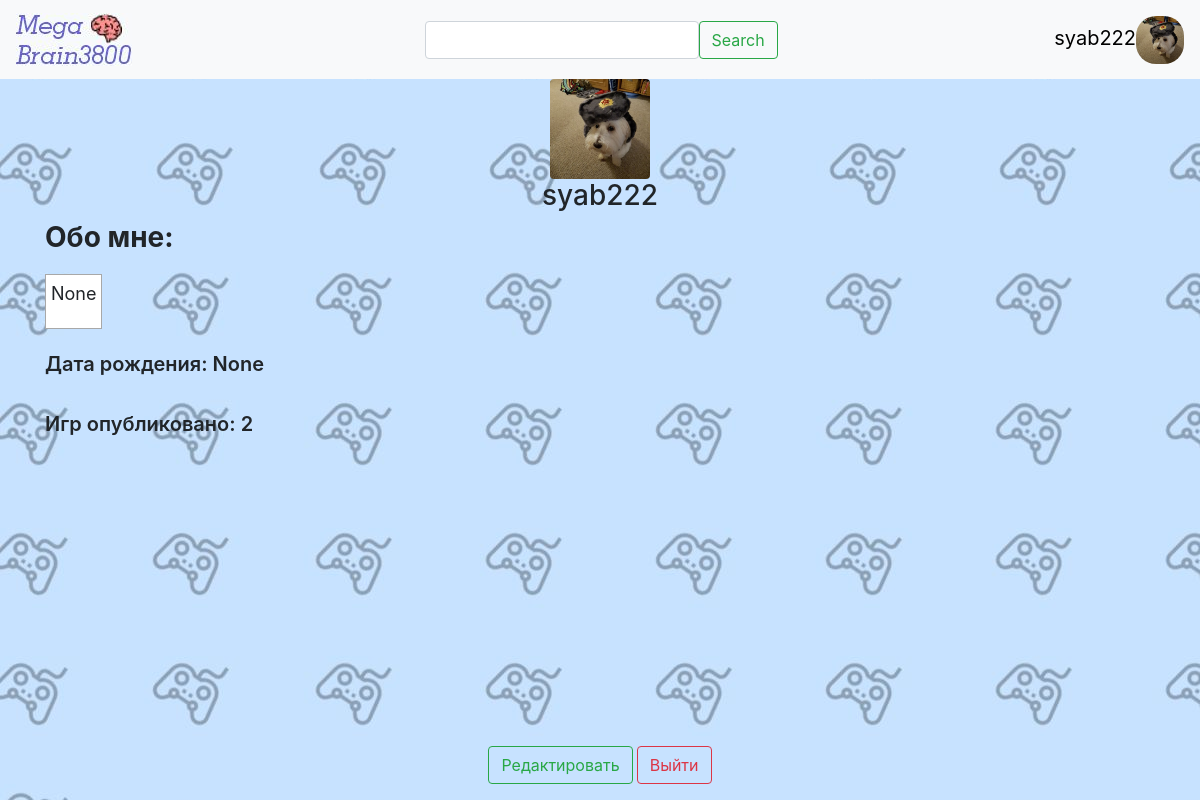
Screenshot of /profile (signed in) with the database file from the repository.
### data/users.py (models this page shows, shortened)
class User(SqlAlchemyBase, UserMixin):
    __tablename__ = 'users'
    id = sqlalchemy.Column(sqlalchemy.Integer,
                           primary_key=True, autoincrement=True)
    icon = sqlalchemy.Column(sqlalchemy.String, nullable=True)
    nickname = sqlalchemy.Column(sqlalchemy.String, nullable=True)
    email = sqlalchemy.Column(sqlalchemy.String,
                              index=True, unique=True, nullable=True)
    hashed_password = sqlalchemy.Column(sqlalchemy.String, nullable=True)
    created_date = sqlalchemy.Column(sqlalchemy.DateTime, default=datetime.datetime.now)
    about = sqlalchemy.Column(sqlalchemy.String, nullable=True)
    birthday = sqlalchemy.Column(sqlalchemy.String, nullable=True)
    games = orm.relation('Game', back_populates='user')

### main.py (the view)
@app.route('/profile')
def profile():
    search = SearchForm()
    db_sess = db_session.create_session()
    user = db_sess.query(User).filter(User.id == current_user.id).first()
    games_qty = db_sess.query(Game).filter(Game.user_id == current_user.id).all()
    return render_template('profile.html', title='Профиль', search=search, user=user, games_qty=len(games_qty))

### forms/search.py
class SearchForm(FlaskForm):
    text = StringField('')
    submit = SubmitField('Search')

### data/db_session.py (called while the page is built)
def create_session() -> Session:
    global __factory
    return __factory()

### main.py (called while the page is built)
@login_manager.user_loader
def load_user(user_id):
    db_sess = db_session.create_session()
    return db_sess.query(User).get(user_id)

### templates/profile.html
{% extends "base.html" %}
{% block content %}
    {% if user.icon %}
        <img src='{{ user.icon }}' class="rounded mx-auto d-block" width="100" height="100" id="photo" name="file">
    {% else %}
        <img src='{{ url_for("static", filename="img/user-icon.png") }}' class="rounded mx-auto d-block" width="100" height="100" id="photo" name="file">
    {% endif %}
    <div class="information">
        <h3 class='text-center'>{{ current_user.nickname }}</h3>
        <h3 style="font-weight: 700;">Обо мне:</h3>
        <div class="about">
            <p style="font-weight: normal;">{{ current_user.about }}</p>
        </div>
        <div class="birthday">
            <p>Дата рождения: {{ current_user.birthday }}</p>
        </div>
        <p class="games-qty">Игр опубликовано: {{ games_qty }}</p>
        <p class="fixed-bottom text-center">
            <a type="button" class="btn btn-outline-success" href="/edit_profile">Редактировать</a>
            <a type="button" class="btn btn-outline-danger" href="/logout">Выйти</a>
        </p>
    </div>
{% endblock %}

### templates/base.html (shortened to what this page needs)
<!doctype html>
<html lang="en">
<head>
    <link rel="stylesheet"
          href="https://stackpath.bootstrapcdn.com/bootstrap/4.4.1/css/bootstrap.min.css"
>
    <link href="{{ url_for('static', filename='css/style.css') }}" rel="stylesheet" type="text/css">
</head>
<body bgcolor='#c7e2ff'>
<header>
    <nav class="navbar navbar-light bg-light">
        <a class="navbar-brand" href="/"><img src="../static/img/logo.jpg" alt=""></a>
        <form class="row align-items-center" action="" method="post">
            <span>{{ search.text(class='form-control') }}</span>
            {{ search.submit(class="btn btn-outline-success", type='submit') }}
        </form>
        {% if current_user.is_authenticated: %}
            {% if current_user.icon %}
                <div class="profile">
                    <img src='{{ current_user.icon }}' width="48" height="48" style="float: right; border-radius: 20px;" class="icon">
                    <a class='user-name' style="display: flex; text-decoration: none; color: #000; font-size: 20px; justify-content: center; margin-top: 7px; margin-right: 7px;" href="/profile">{{ current_user.nickname }}</a>
                </div>
            {% endif %}
        {% else %}
            <p>
            <a class="btn btn-outline-secondary" href="/register">Registration</a>
            <a class="btn btn-outline-secondary " href="/login">Log in</a>
        </p>
        {% endif %}
    </nav>
</header>
<main role="main" class="container">
    {% block content %}{% endblock %}
</main>
</body>
</html>

### static/css/style.css (style rules this page uses)
body { background-color: #c7e2ff; background-image: url('../img/background.jpg'); }
.information { font-weight: 600; }
.about { margin-top: 20px; border: 1px solid rgb(168, 168, 168); background-color: rgb(255, 255, 255); width: max-content; font-size: 18px; padding: 5px; }
.birthday { font-size: 20px; margin-top: 20px; }
.games-qty { margin-top: 30px; font-size: 20px; }

### rows the page displays
User: icon (picture), nickname "syab222", about "None", birthday "None"

### other values shown
{{ games_qty }} "2"
